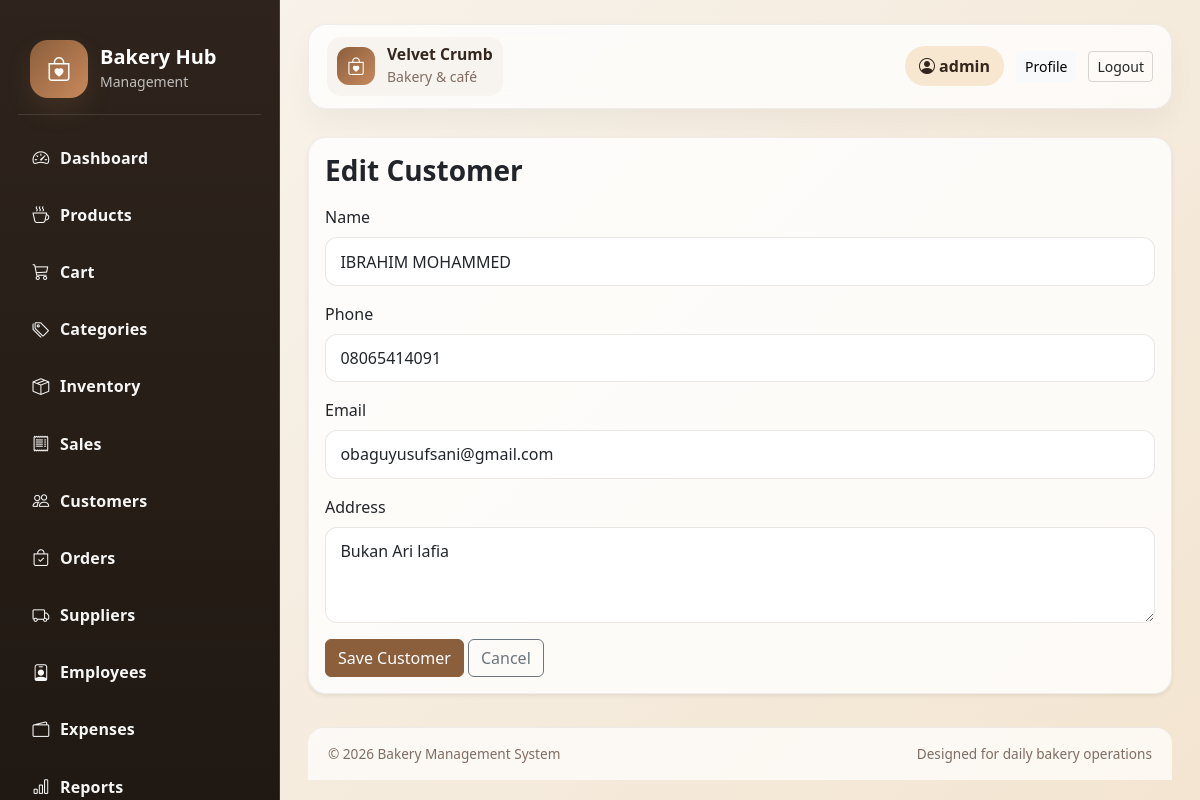
The page /customers/1/edit/ (signed in) on the database its author committed.
### customers/models.py (models this page shows, shortened)
class Customer(models.Model):
    name = models.CharField(max_length=150)
    phone = models.CharField(max_length=30, blank=True)
    email = models.EmailField(blank=True, null=True)
    address = models.TextField(blank=True)
    created_at = models.DateTimeField(auto_now_add=True)
    class Meta:
        ordering = ('name',)

### customers/views.py (the view)
# urls.py: path('<int:pk>/edit/', views.customer_form, name='customer_edit'),
@login_required
def customer_form(request, pk=None):
    customer = get_object_or_404(Customer, pk=pk) if pk else None
    if request.method == 'POST':
        form = CustomerForm(request.POST, instance=customer)
        if form.is_valid():
            saved_customer = form.save()
            messages.success(request, f"Customer '{saved_customer.name}' saved successfully.")
            return redirect('customer_list')
    else:
        form = CustomerForm(instance=customer)
    return render(request, 'customers/customer_form.html', {'form': form, 'customer': customer})

### customers/forms.py
class CustomerForm(forms.ModelForm):
    class Meta:
        model = Customer
        fields = ('name', 'phone', 'email', 'address')
        widgets = {
            'name': forms.TextInput(attrs={'class': 'form-control'}),
            'phone': forms.TextInput(attrs={'class': 'form-control'}),
            'email': forms.EmailInput(attrs={'class': 'form-control'}),
            'address': forms.Textarea(attrs={'class': 'form-control', 'rows': 3}),
        }

### templates/customers/customer_form.html (shortened to what this page needs)
{% extends 'base.html' %}
{% block content %}
<div class="card shadow-sm">
    <div class="card-body">
        <h3 class="page-title">{% if customer %}Edit Customer{% else %}New Customer{% endif %}</h3>
        <form method="post">
            {% for field in form %}
                <div class="mb-3">
                    <label class="form-label">{{ field.label }}</label>
                    {{ field }}
                </div>
            {% endfor %}
            <button type="submit" class="btn btn-primary">Save Customer</button>
            <a href="{% url 'customer_list' %}" class="btn btn-outline-secondary">Cancel</a>
        </form>
    </div>
</div>
{% endblock %}

### templates/base.html (shortened to what this page needs)
{% load static %}
<!DOCTYPE html>
<html lang="en">
<head>
    <link href="https://cdn.jsdelivr.net/npm/bootstrap@5.3.3/dist/css/bootstrap.min.css" rel="stylesheet">
    <link href="https://cdn.jsdelivr.net/npm/bootstrap-icons@1.11.3/font/bootstrap-icons.min.css" rel="stylesheet">
    <link rel="stylesheet" href="{% static 'css/style.css' %}">
</head>
<body>
    <div class="app-shell">
        <aside class="sidebar">
            <div class="brand-box">
                <div class="brand-icon"><i class="bi bi-bag-heart"></i></div>
                <div>
                    <h5>Bakery Hub</h5>
                    <small>Management</small>
                </div>
            </div>
            <nav class="nav flex-column menu-list">
                <a class="nav-link" href="{% url 'dashboard:index' %}"><i class="bi bi-speedometer2"></i> Dashboard</a>
                <a class="nav-link" href="{% url 'product_list' %}"><i class="bi bi-cup-hot"></i> Products</a>
                <a class="nav-link" href="{% url 'cart' %}"><i class="bi bi-cart3"></i> Cart</a>
                <a class="nav-link" href="{% url 'category_list' %}"><i class="bi bi-tags"></i> Categories</a>
                <a class="nav-link" href="{% url 'inventory_list' %}"><i class="bi bi-box-seam"></i> Inventory</a>
                <a class="nav-link" href="{% url 'sales_list' %}"><i class="bi bi-receipt"></i> Sales</a>
                <a class="nav-link" href="{% url 'customer_list' %}"><i class="bi bi-people"></i> Customers</a>
                <a class="nav-link" href="{% url 'order_list' %}"><i class="bi bi-bag-check"></i> Orders</a>
                <a class="nav-link" href="{% url 'supplier_list' %}"><i class="bi bi-truck"></i> Suppliers</a>
                <a class="nav-link" href="{% url 'employee_list' %}"><i class="bi bi-person-badge"></i> Employees</a>
                <a class="nav-link" href="{% url 'expense_list' %}"><i class="bi bi-wallet2"></i> Expenses</a>
                <a class="nav-link" href="{% url 'report_dashboard' %}"><i class="bi bi-bar-chart"></i> Reports</a>
            </nav>
        </aside>
        <main class="main-content">
            <header class="topbar">
                <div class="topbar-left">
                    <div class="brand-mini">
                        <span class="brand-mini-mark"><i class="bi bi-bag-heart"></i></span>
                        <div>
                            <strong>Velvet Crumb</strong>
                            <small>Bakery & café</small>
                        </div>
                    </div>
                </div>
                <div class="topbar-right">
                    {% if user.is_authenticated %}
                        <span class="user-pill"><i class="bi bi-person-circle"></i> {{ user.get_full_name|default:user.username }}</span>
                        <a class="btn btn-light btn-sm" href="{% url 'accounts:profile' %}">Profile</a>
                        <a class="btn btn-outline-dark btn-sm" href="{% url 'accounts:logout' %}">Logout</a>
                    {% else %}
                        <a class="btn btn-bakery-secondary btn-sm" href="{% url 'accounts:register' %}">Create account</a>
                        <a class="btn btn-dark btn-sm" href="{% url 'accounts:login' %}">Login</a>
                    {% endif %}
                </div>
            </header>
            <div class="page-content">
                {% block content %}{% endblock %}
            </div>
            <footer class="app-footer">
                <div>© 2026 Bakery Management System</div>
                <div>Designed for daily bakery operations</div>
            </footer>
        </main>
    </div>
</body>
</html>

### static/css/style.css (style rules this page uses)
:root { --bg: #f7f1e8; --card: #fffdfa; --primary: #8b5e3c; --primary-soft: #c8895c; --secondary: #f1d1b5; --dark: #32261d; --muted: #7f6d63; --success: #3d8b5c; --danger: #c94d4d; --warning: #f5c76d; --border: rgba(77, 56, 42, 0.08); }
body { margin: 0; background: linear-gradient(135deg, #f8f4ee 0%, #f3e5d1 100%); color: var(--dark); font-family: 'Segoe UI', sans-serif; }
.brand-icon { display: flex; align-items: center; justify-content: center; width: 58px; height: 58px; border-radius: 18px; background: linear-gradient(135deg, var(--primary), var(--primary-soft)); color: white; font-size: 1.5rem; box-shadow: 0 12px 24px rgba(139, 94, 60, 0.2); }
.app-shell { display: flex; min-height: 100vh; width: 100%; }
.sidebar { width: 280px; background: linear-gradient(180deg, #2e241d 0%, #201812 100%); color: white; padding: 24px 18px; position: sticky; top: 0; height: 100vh; overflow-y: auto; overflow-x: hidden; border-right: 1px solid rgba(255,255,255,0.12); scrollbar-width: thin; scrollbar-color: rgba(255,255,255,0.35) transparent; }
.brand-box { display: flex; align-items: center; gap: 12px; padding: 16px 12px; margin-bottom: 18px; border-bottom: 1px solid rgba(255,255,255,0.12); }
.brand-box h5 { margin: 0; font-weight: 700; }
.brand-box small { color: rgba(255,255,255,0.7); }
.menu-list { gap: 4px; }
.menu-list .nav-link { color: #fff; border-radius: 12px; padding: 12px 14px; margin-bottom: 4px; display: flex; align-items: center; gap: 10px; transition: 0.2s ease; font-weight: 600; letter-spacing: 0.01em; opacity: 0.96; }
.menu-list .nav-link i { font-size: 1.05rem; width: 18px; text-align: center; opacity: 1; }
.main-content { flex: 1; display: flex; flex-direction: column; min-height: 100vh; padding: 24px 28px 20px; }
.topbar { display: flex; align-items: center; justify-content: space-between; margin-bottom: 28px; padding: 12px 18px; border-radius: 18px; background: rgba(255,255,255,0.75); border: 1px solid var(--border); box-shadow: 0 14px 28px rgba(21, 17, 13, 0.04); flex-shrink: 0; backdrop-filter: blur(10px); }
.topbar-left, .topbar-right { display: flex; align-items: center; gap: 12px; }
.brand-mini { display: flex; align-items: center; gap: 12px; padding: 8px 10px; border-radius: 14px; background: rgba(139, 94, 60, 0.05); }
.brand-mini-mark { width: 38px; height: 38px; display: flex; align-items: center; justify-content: center; background: linear-gradient(135deg, var(--primary), var(--primary-soft)); color: white; border-radius: 12px; font-size: 1.1rem; }
.brand-mini strong { display: block; color: var(--dark); font-size: 0.98rem; line-height: 1.2; }
.brand-mini small { color: var(--muted); }
.user-pill { background: #f8e7d0; color: var(--dark); border-radius: 999px; padding: 8px 14px; font-weight: 600; }
.page-content { display: block; flex: 1 1 auto; }
.app-footer { margin-top: 24px; padding: 16px 20px; border-top: 1px solid var(--border); background: rgba(255,255,255,0.7); border-radius: 16px 16px 0 0; display: flex; justify-content: space-between; align-items: center; gap: 12px; color: var(--muted); font-size: 0.85rem; flex-shrink: 0; }
.card { border: 1px solid var(--border); border-radius: 18px; background: rgba(255,255,255,0.8); }
.btn-primary { background: var(--primary); border-color: var(--primary); }
.btn-outline-dark { border-color: rgba(0,0,0,0.15); }
.form-control, .form-select { border-radius: 12px; border: 1px solid rgba(74, 52, 37, 0.12); padding: 0.7rem 0.9rem; background: #fff; }
.page-title { font-weight: 700; margin-bottom: 18px; }

### rows shown on the page
Customer: form "IBRAHIM MOHAMMED" "08065414091" "obaguyusufsani@gmail.com" "Bukan Ari lafia"

### other values the page prints
{{ user.get_full_name|default:user.username }} "admin"
{{ field.label }} "Name" "Phone" "Email" "Address"
